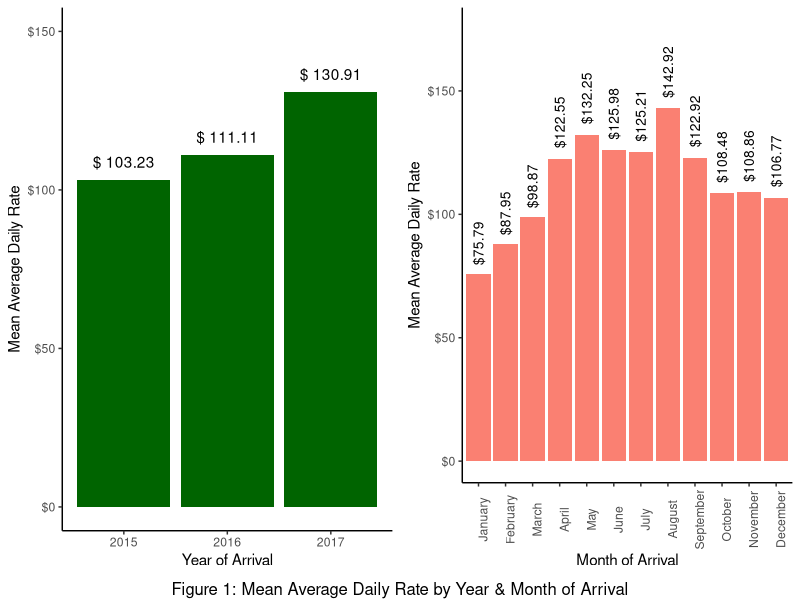
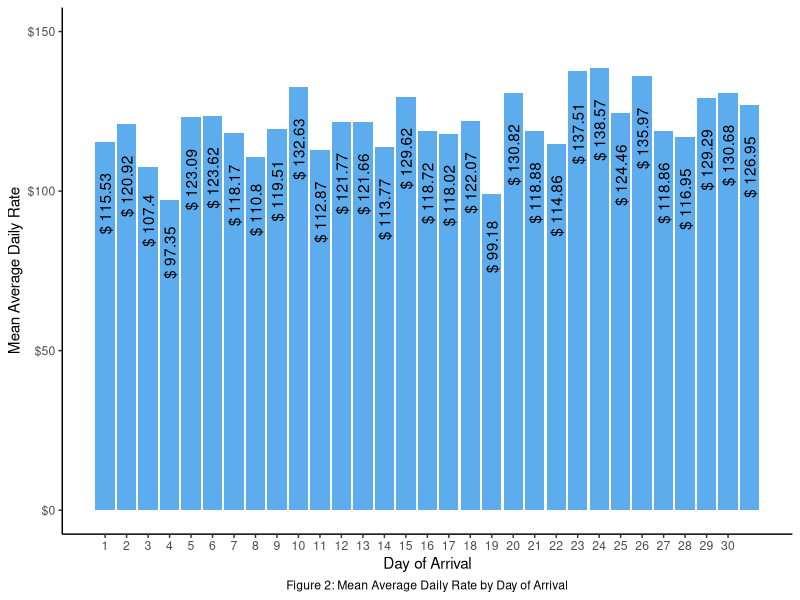
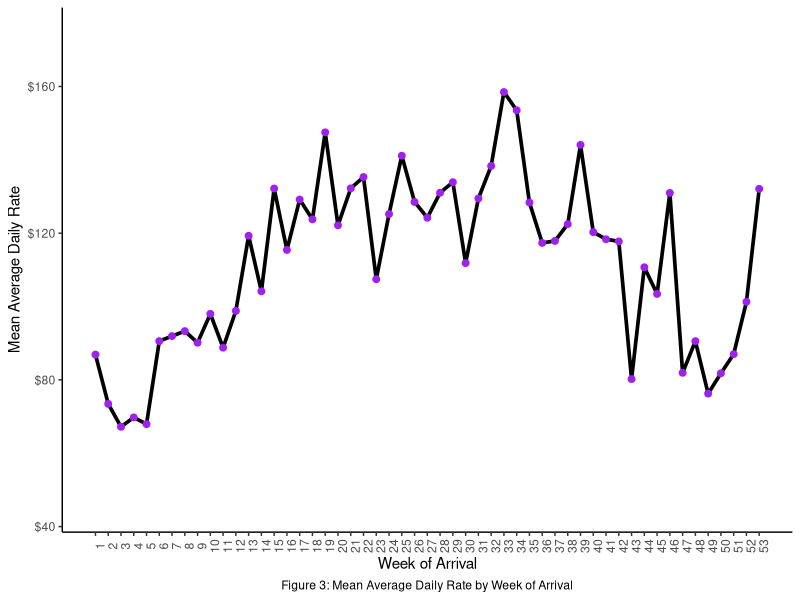
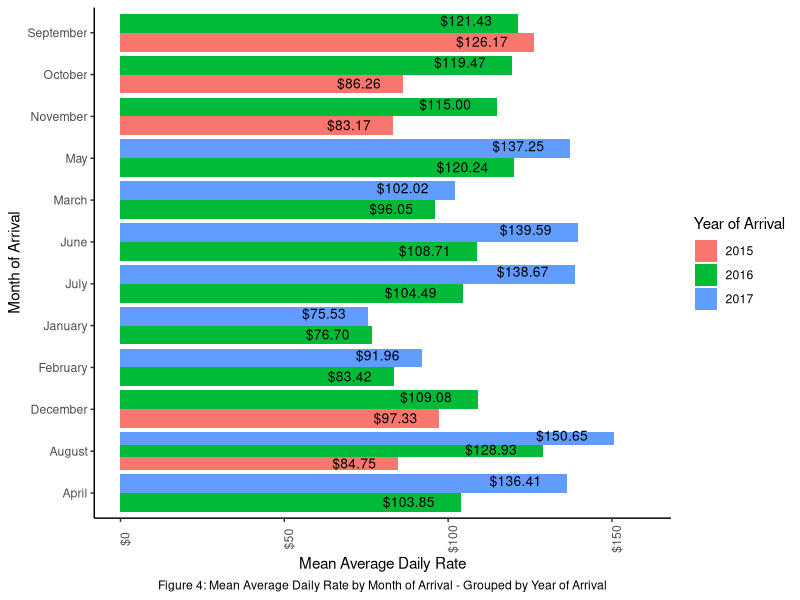
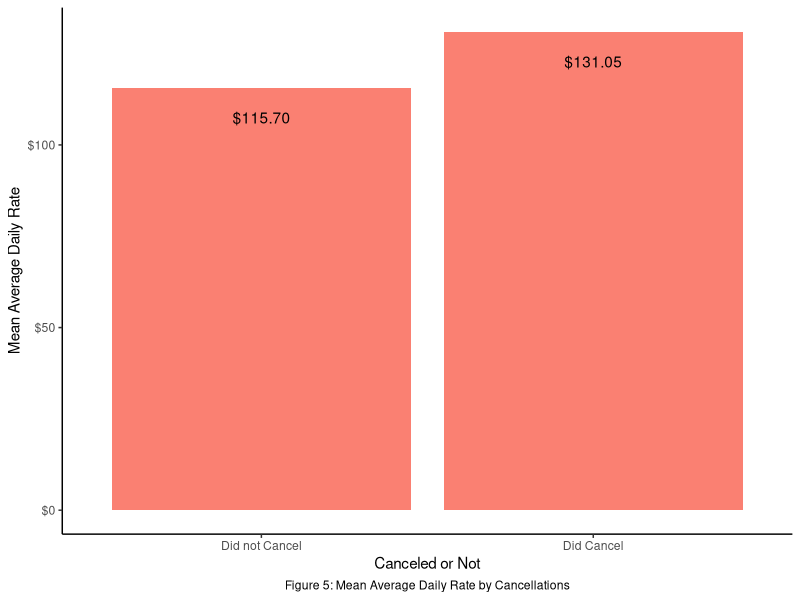
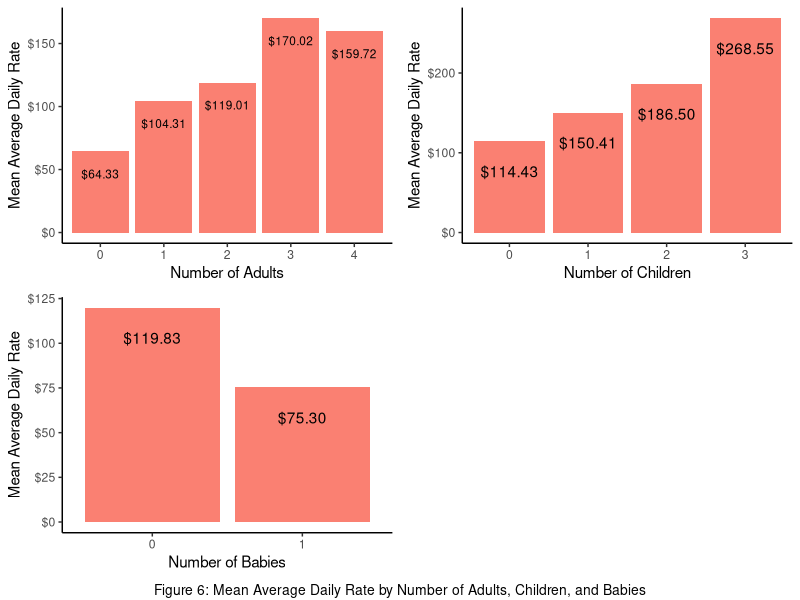
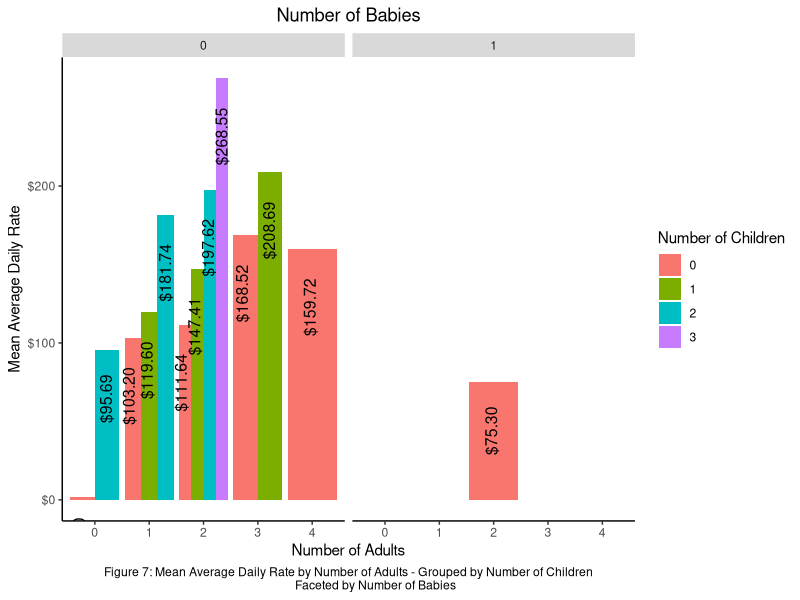
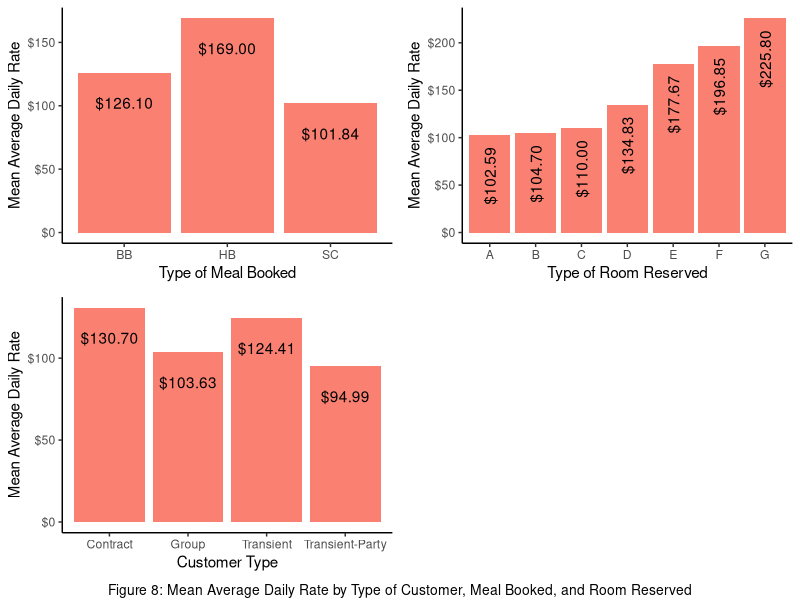

These charts were generated, in order, by the following R code:
## ---- chunk 1
knitr::opts_chunk$set(echo=FALSE)
## ---- chunk 2
library(tidyverse)
library(leaps)
library(ranger)
library(grid)
library(gridExtra)
library(knitr)
setwd("C:/Users/Josh/Google Drive/Spring 2020/STAT425/FinalProject")
## ---- chunk 3
hotel = read_csv('hotels.csv')

city_hotel = hotel %>%
  filter(hotel %in% c("City Hotel"))

rm(hotel)
## ---- chunk 4
plot_data = city_hotel %>%
  select(arrival_date_month, adr) %>%
  group_by(arrival_date_month) %>%
  summarise(mean_adr = mean(adr)) %>%
  arrange(match(arrival_date_month, month.name))

par(mfrow = c(2, 1))
ggplot(data = plot_data, aes(x = arrival_date_month, y = mean_adr)) +
  geom_bar(stat = 'identity', fill = 'salmon') +
  geom_text(aes(label = scales::dollar(mean_adr)), hjust = -.2, size = 3.5, angle = 90) +
  labs(x = 'Month of Arrival', y = 'Mean Average Daily Rate') +
  scale_y_continuous(labels = scales::dollar, limits = c(0, 175)) +
  scale_x_discrete(limits = month.name) +
  theme(panel.background = element_blank(),
        axis.line = element_line(color = 'black'),
        axis.text.x = element_text(angle = 90)) -> month_plot

plot_data = city_hotel %>%
  select(arrival_date_year, adr) %>%
  group_by(arrival_date_year) %>%
  summarise(mean_adr = mean(adr))

ggplot(data = plot_data, aes(x = arrival_date_year, y = mean_adr)) +
  geom_bar(stat = 'identity', fill = 'darkgreen') +
  geom_text(aes(label = paste('$',round(mean_adr, 2))),
            vjust = -1) +
  scale_y_continuous(labels = scales::dollar,
                     limits = c(0, 150)) +
  labs(x = 'Year of Arrival', y = 'Mean Average Daily Rate') +
  theme(panel.background = element_blank(),
        axis.line = element_line(color = 'black')) -> year_plot

plot_data = city_hotel %>%
  select(arrival_date_day_of_month, adr) %>%
  group_by(arrival_date_day_of_month) %>%
  summarise(mean_adr = mean(adr))

ggplot(data = plot_data, aes(x = arrival_date_day_of_month, y = mean_adr)) +
  geom_bar(stat = 'identity', fill = 'steelblue2') +
  geom_text(aes(label = paste('$',round(mean_adr, 2))),
            hjust = 1.5, angle = 90) +
  scale_y_continuous(labels = scales::dollar,
                     limits = c(0, 150)) +
  scale_x_continuous(breaks = 1:30) +
  labs(x = 'Day of Arrival', y = 'Mean Average Daily Rate',
       caption = 'Figure 2: Mean Average Daily Rate by Day of Arrival') +
  theme(panel.background = element_blank(),
        axis.line = element_line(color = 'black'),
        plot.caption = element_text(hjust = 0.5)) -> day_plot

plot_data = city_hotel %>%
  select(arrival_date_week_number, adr) %>%
  group_by(arrival_date_week_number) %>%
  summarise(mean_adr = mean(adr))

ggplot(data = plot_data, aes(x = arrival_date_week_number, y = mean_adr)) +
  geom_line(lwd = 1.25) +
  geom_point(color = 'purple', size = 2) +
  scale_y_continuous(labels = scales::dollar,
                     limits = c(45, 175)) +
  scale_x_continuous(breaks = 1:53) +
  labs(x = 'Week of Arrival', y = 'Mean Average Daily Rate',
       caption = 'Figure 3: Mean Average Daily Rate by Week of Arrival') +
  theme(panel.background = element_blank(),
        axis.line = element_line(color = 'black'),
        axis.text.x = element_text(angle = 90),
        plot.caption = element_text(hjust = 0.5)) -> week_plot


grid.arrange(year_plot, month_plot, nrow = 1,
                        bottom = textGrob("Figure 1: Mean Average Daily Rate by Year & Month of Arrival"))
## ---- chunk 5
day_plot
## ---- chunk 6
week_plot
## ---- chunk 7
plot_data = city_hotel %>%
  select(adr, arrival_date_year, arrival_date_month) %>%
  group_by(arrival_date_year, arrival_date_month) %>%
  summarise(mean_adr = mean(adr)) %>%
  arrange(match(arrival_date_month, month.name))
ggplot(data = plot_data, aes(x = arrival_date_month, y = mean_adr,
                             fill = as.factor(arrival_date_year))) +
  geom_bar(stat = 'identity', position = 'dodge') +
  geom_text(aes(label = scales::dollar(mean_adr)), vjust = .35, hjust = 1.5,
            position = position_dodge(width = 1), size = 3.5) +
  labs(x = 'Month of Arrival', y = 'Mean Average Daily Rate',
       fill = 'Year of Arrival',
       caption = 'Figure 4: Mean Average Daily Rate by Month of Arrival - Grouped by Year of Arrival') +
  theme(axis.text.x = element_text(angle = 90),
        panel.background = element_blank(),
        axis.line = element_line(color = 'black'),
        plot.caption = element_text(hjust = 0.5)) +
  scale_y_continuous(labels = scales::dollar,
                     limits = c(0, 160)) +
  coord_flip()
## ---- chunk 8
city_hotel %>% select(is_canceled, adr) %>%
  group_by(is_canceled) %>%
  summarise(mean_adr = mean(adr)) %>%
  ggplot(aes(x = as.factor(is_canceled), y = mean_adr)) +
  geom_bar(stat = 'identity', fill = 'salmon') +
  geom_text(aes(label = scales::dollar(mean_adr)), vjust = 3) +
  labs(x = 'Canceled or Not', y = 'Mean Average Daily Rate',
       caption = 'Figure 5: Mean Average Daily Rate by Cancellations') +
  scale_y_continuous(labels = scales::dollar) +
  scale_x_discrete(labels = c('Did not Cancel', 'Did Cancel')) +
  theme(panel.background = element_blank(),
        axis.line = element_line(color = 'black'),
        plot.caption = element_text(hjust = 0.5))
## ---- chunk 9
city_hotel %>% select(adults, adr) %>%
  group_by(adults) %>%
  summarise(mean_adr = mean(adr)) %>%
  ggplot(aes(x = as.factor(adults), y = mean_adr)) +
  geom_bar(stat = 'identity', fill = 'salmon') +
  geom_text(aes(label = scales::dollar(mean_adr)), vjust = 3, size = 3) +
  labs(x = 'Number of Adults', y = 'Mean Average Daily Rate') +
  scale_y_continuous(labels = scales::dollar) +
  theme(panel.background = element_blank(),
        axis.line = element_line(color = 'black')) -> adult_plot

city_hotel %>% select(children, adr) %>%
  group_by(children) %>%
  summarise(mean_adr = mean(adr)) %>%
  ggplot(aes(x = as.factor(children), y = mean_adr)) +
  geom_bar(stat = 'identity', fill = 'salmon') +
  geom_text(aes(label = scales::dollar(mean_adr)), vjust = 3) +
  labs(x = 'Number of Children', y = 'Mean Average Daily Rate') +
  scale_y_continuous(labels = scales::dollar) +
  theme(panel.background = element_blank(),
        axis.line = element_line(color = 'black')) -> child_plot

city_hotel %>% select(babies, adr) %>%
  group_by(babies) %>%
  summarise(mean_adr = mean(adr)) %>%
  ggplot(aes(x = as.factor(babies), y = mean_adr)) +
  geom_bar(stat = 'identity', fill = 'salmon') +
  geom_text(aes(label = scales::dollar(mean_adr)), vjust = 3) +
  labs(x = 'Number of Babies', y = 'Mean Average Daily Rate') +
  scale_y_continuous(labels = scales::dollar) +
  theme(panel.background = element_blank(),
        axis.line = element_line(color = 'black')) -> baby_plot

gridExtra::grid.arrange(adult_plot, child_plot, baby_plot, nrow = 2,
                        bottom = textGrob("Figure 6: Mean Average Daily Rate by Number of Adults, Children, and Babies",
                                          gp = gpar(col = 'black', fontsize = 10)))
## ---- chunk 10
city_hotel %>% select(adults, children, babies, adr) %>%
  group_by(adults, children, babies) %>%
  summarise(mean_adr = mean(adr)) %>%
  ggplot(aes(x = as.factor(adults), y = mean_adr,
             fill = as.factor(children))) +
  geom_bar(stat = 'identity', position = 'dodge') +
  geom_text(aes(label = scales::dollar(mean_adr)), size = 4, angle = 90,
            position = position_dodge(width = 1), hjust = 1.5, vjust = 0.3) +
  facet_grid(. ~ as.factor(babies)) +
  labs(x = 'Number of Adults', y = 'Mean Average Daily Rate', title = 'Number of Babies',
       fill = 'Number of Children',
       caption = 'Figure 7: Mean Average Daily Rate by Number of Adults - Grouped by Number of Children
                  Faceted by Number of Babies') +
  scale_y_continuous(labels = scales::dollar) +
  theme(panel.background = element_blank(),
        axis.line = element_line(color = 'black'),
        plot.title = element_text(hjust = 0.5),
        plot.caption = element_text(hjust = 0.5)) -> people_interaction
people_interaction
## ---- chunk 11
city_hotel %>% select(meal, adr) %>%
  group_by(meal) %>%
  summarise(mean_adr = mean(adr)) %>%
  ggplot(aes(x = as.factor(meal), y = mean_adr)) +
  geom_bar(stat = 'identity', fill = 'salmon') +
  geom_text(aes(label = scales::dollar(mean_adr)), vjust = 3) +
  labs(x = 'Type of Meal Booked', y = 'Mean Average Daily Rate') +
  scale_y_continuous(labels = scales::dollar) +
  theme(panel.background = element_blank(),
        axis.line = element_line(color = 'black')) -> meal_plot

city_hotel %>% select(market_segment, adr) %>%
  group_by(market_segment) %>%
  summarise(mean_adr = mean(adr)) %>%
  ggplot(aes(x = as.factor(market_segment), y = mean_adr)) +
  geom_bar(stat = 'identity', fill = 'salmon') +
  geom_text(aes(label = scales::dollar(mean_adr)), hjust = 1.2, angle = 90) +
  labs(x = 'Market Segment', y = 'Mean Average Daily Rate') +
  scale_y_continuous(labels = scales::dollar) +
  theme(panel.background = element_blank(), axis.text.x = element_text(angle = 90),
        axis.line = element_line(color = 'black')) -> market_plot

city_hotel %>% select(reserved_room_type, adr) %>%
  group_by(reserved_room_type) %>%
  summarise(mean_adr = mean(adr)) %>%
  ggplot(aes(x = as.factor(reserved_room_type), y = mean_adr)) +
  geom_bar(stat = 'identity', fill = 'salmon') +
  geom_text(aes(label = scales::dollar(mean_adr)), hjust = 1.2, angle = 90) +
  labs(x = 'Type of Room Reserved', y = 'Mean Average Daily Rate') +
  scale_y_continuous(labels = scales::dollar) +
  theme(panel.background = element_blank(),
        axis.line = element_line(color = 'black')) -> room_plot

city_hotel %>% select(customer_type, adr) %>%
  group_by(customer_type) %>%
  summarise(mean_adr = mean(adr)) %>%
  ggplot(aes(x = as.factor(customer_type), y = mean_adr)) +
  geom_bar(stat = 'identity', fill = 'salmon') +
  geom_text(aes(label = scales::dollar(mean_adr)), vjust = 3) +
  labs(x = 'Customer Type', y = 'Mean Average Daily Rate') +
  scale_y_continuous(labels = scales::dollar) +
  theme(panel.background = element_blank(),
        axis.line = element_line(color = 'black')) -> customer_plot

city_hotel %>% select(total_of_special_requests, adr) %>%
  group_by(total_of_special_requests) %>%
  summarise(mean_adr = mean(adr)) %>%
  ggplot(aes(x = as.factor(total_of_special_requests), y = mean_adr)) +
  geom_bar(stat = 'identity', fill = 'salmon') +
  geom_text(aes(label = scales::dollar(mean_adr)), angle = 90, hjust = 1.2) +
  labs(x = 'Number of Special Requests', y = 'Mean Average Daily Rate') +
  scale_y_continuous(labels = scales::dollar) +
  theme(panel.background = element_blank(),
        axis.line = element_line(color = 'black')) -> request_plot

gridExtra::grid.arrange(meal_plot, room_plot,
                        customer_plot, nrow = 2,
                        bottom = textGrob("Figure 8: Mean Average Daily Rate by Type of Customer, Meal Booked, and Room Reserved",
                                          gp = gpar(col = 'black', fontsize = 10)))
## ---- chunk 12
gridExtra::grid.arrange(market_plot, request_plot, nrow = 1,
          bottom = textGrob("Figure 9: Mean Average Daily Rate by Market Segment and Number of Special Requests",
          gp = gpar(col = 'black', fontsize = 10)))
## ---- chunk 13
GGally::ggpairs(select(city_hotel, c(adr, stays_in_weekend_nights, stays_in_week_nights, lead_time)),
                progress=FALSE) +
  labs(caption = 'Figure 10: Scatter Matrix of Numeric Variables') +
  theme(plot.caption = element_text(hjust = 0.5))
## ---- chunk 14
city_hotel$stays_total = city_hotel$stays_in_weekend_nights + city_hotel$stays_in_week_nights
GGally::ggpairs(select(city_hotel, c(adr, stays_total, lead_time)),
                progress = FALSE) +
  labs(caption = 'Figure 11: Scatter Matrix of Numeric Variables - Combined Stays') +
  theme(plot.caption = element_text(hjust = 0.5))
## ---- chunk 15

city_hotel_final = city_hotel %>% select(-c(stays_in_weekend_nights, stays_in_week_nights, stays_total,
                                            arrival_date_week_number, arrival_date_day_of_month,
                                            babies, hotel, adr))
city_hotel_final$adr = city_hotel$adr
city_hotel_final = data.frame(city_hotel_final, stringsAsFactors = True)
city_hotel_final$children = as.factor(city_hotel_final$children)
city_hotel_final$adults = as.factor(city_hotel_final$adults)
city_hotel_final$arrival_date_year = as.factor(city_hotel_final$arrival_date_year)
city_hotel_final$total_of_special_requests = as.factor(city_hotel_final$total_of_special_requests)
city_hotel_final$is_canceled = as.factor(city_hotel_final$is_canceled)
## ---- chunk 16
##generate models
simple_model = lm(adr ~ . + arrival_date_month*arrival_date_year + children*adults, data = city_hotel_final) # generate simple model with all variables
subset_model = regsubsets(adr ~ ., data = city_hotel_final) # generate subset model
summary_subset = summary(subset_model)
quadratic_model = step(lm(
  adr ~ . - lead_time + poly(lead_time, 2), data = city_hotel_final),
  k = log(nrow(city_hotel_final)), trace = FALSE
) #generate quadratic model
n = nrow(city_hotel_final)
models = data.frame('BIC' = c('Simple' = n*log(sum(simple_model$residuals^2)/n) + length(coef(simple_model))*log(n),
                              'Subset' = n*log(1407145/n) + 9*log(n),
                              'Quadratic' = n*log(sum(quadratic_model$residuals^2)/n) + length(coef(quadratic_model))*log(n)),
                    'NumParameters' = c('Simple' = length(coef(simple_model)),
                                      'Subset' = sum(summary_subset$which[which.min(summary_subset$bic),] == TRUE),
                                      'Quadratic' = length(coef(quadratic_model))
                                      )
)
kable(models,
      caption = 'Comparison of Linear Regression Models')
## ---- chunk 17
kable(quadratic_model$anova,
      caption = 'Removed Variables from Quadratic Model')
## ---- chunk 18
predictions = predict(quadratic_model, newdata = select(city_hotel_final, -adr)) # generate all predictions
rmse_lr = sqrt(sum(quadratic_model$residuals^2)/n)
## ---- chunk 19
example = data.frame(is_canceled = '0', arrival_date_year = '2017', arrival_date_month = 'January', lead_time = 70,
                     adults = '2', children = '3', meal = 'HB', reserved_room_type = 'G', total_of_special_requests = '0')
predicted = predict(quadratic_model, newdata = example)
## ---- chunk 20
random_forest = ranger(adr ~ ., data = city_hotel_final, seed = 27,
                       num.trees = 5000, importance = 'impurity', num.threads = 4)
## ---- chunk 21
important = data.frame(gini_index = importance(random_forest))
important$variable = row.names(important)
ggplot(data = important, aes(x = variable, y = gini_index)) +
  geom_bar(fill = rainbow(11), stat = 'identity') +
  labs(y = 'Variable Importance (Gini Index)', x = 'Variable Name',
       caption = 'Figure 12: Variable Importance Plot for RF Model') +
  coord_flip() +
  theme(panel.background = element_blank(),
        axis.line = element_line(color = 'black'),
        plot.caption = element_text(hjust = 0.5))
## ---- chunk 22
predictions_rf = predict(random_forest, data = select(city_hotel_final, -adr))$predictions # generate all predictions
rmse_rf = sqrt(sum((predictions_rf - city_hotel_final$adr)^2) / n)
## ---- chunk 23
example = data.frame(is_canceled = '0', arrival_date_year = '2017', arrival_date_month = 'January', lead_time = 70,
                     adults = '2', children = '3', meal = 'HB', reserved_room_type = 'G', total_of_special_requests = '0',
                     customer_type = 'Transient', market_segment = 'Online TA')
prediction_rf = predict(random_forest, data = example)$predictions
## ---- chunk 24
final_models = data.frame('RMSE' = c('LinearRegression' = rmse_lr,
                      'RandomForest' = rmse_rf))
kable(final_models,
      caption = 'Comparison of Best Linear Regression and Random Forest')
